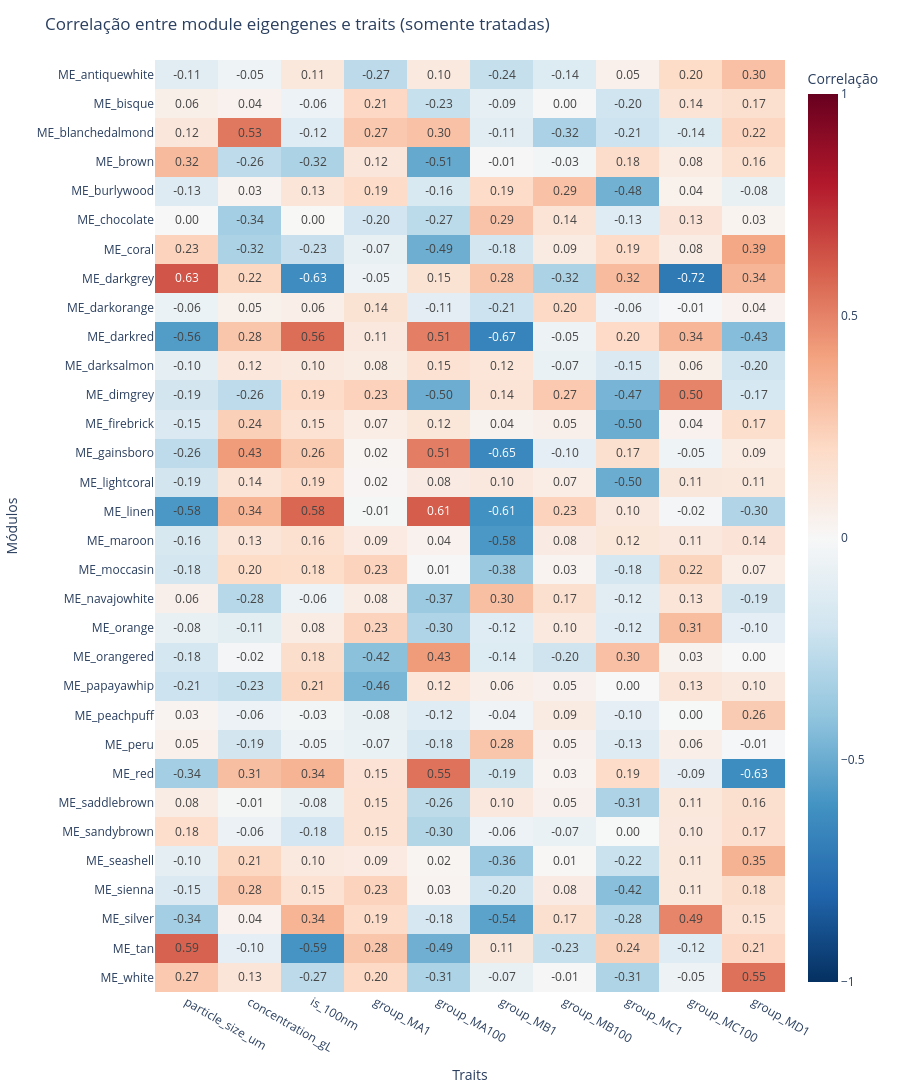

The notebook cell this image was saved under:
### Code cell
fig = px.imshow(
    corr_matrix_treated.astype(float),
    color_continuous_scale="RdBu_r",
    zmin=-1, zmax=1,
    text_auto='.2f',
    aspect="auto",
    labels=dict(x="Traits", y="Módulos", color="Correlação"),
    x=corr_matrix_treated.columns,
    y=corr_matrix_treated.index,
    title="Correlação entre module eigengenes e traits (somente tratadas)"
)

fig.update_layout(
    width=900, height=max(400, 35*len(corr_matrix_treated)),
    margin=dict(l=100, r=20, t=60, b=100),
    xaxis_title="Traits",
    yaxis_title="Módulos"
)

fig.show()

# Salva o heatmap como PNG (requer kaleido: pip install kaleido)
fig.write_image(str(HEATMAP_PATH))
print("Heatmap salvo em:", HEATMAP_PATH)

### Figure 1 — Plotly figure (JSON) as saved in the notebook; plotly's stock layout.template omitted (floating-point values rounded to 4 significant figures; data arrays with more than 128 entries replaced by an {"elided": "..."} marker saying what was removed)
{"data": [{"coloraxis": "coloraxis", "hovertemplate": "Traits: %{x}<br>Módulos: %{y}<br>Correlação: %{z}<extra></extra>", "name": "0", "texttemplate": "%{z:.2f}", "type": "heatmap", "x": ["particle_size_um", "concentration_gL", "is_100nm", "group_MA1", "group_MA100", "group_MB1", "group_MB100", "group_MC1", "group_MC100", "group_MD1"], "xaxis": "x", "y": ["ME_antiquewhite", "ME_bisque", "ME_blanchedalmond", "ME_brown", "ME_burlywood", "ME_chocolate", "ME_coral", "ME_darkgrey", "ME_darkorange", "ME_darkred", "ME_darksalmon", "ME_dimgrey", "ME_firebrick", "ME_gainsboro", "ME_lightcoral", "ME_linen", "ME_maroon", "ME_moccasin", "ME_navajowhite", "ME_orange", "ME_orangered", "ME_papayawhip", "ME_peachpuff", "ME_peru", "ME_red", "ME_saddlebrown", "ME_sandybrown", "ME_seashell", "ME_sienna", "ME_silver", "ME_tan", "ME_white"], "yaxis": "y", "z": {"elided": "32x10 float values"}}], "layout": {"coloraxis": {"cmax": 1, "cmin": -1, "colorbar": {"title": {"text": "Correlação"}}, "colorscale": [[0, "rgb(5,48,97)"], [0.1, "rgb(33,102,172)"], [0.2, "rgb(67,147,195)"], [0.3, "rgb(146,197,222)"], [0.4, "rgb(209,229,240)"], [0.5, "rgb(247,247,247)"], [0.6, "rgb(253,219,199)"], [0.7, "rgb(244,165,130)"], [0.8, "rgb(214,96,77)"], [0.9, "rgb(178,24,43)"], [1, "rgb(103,0,31)"]]}, "height": 1120, "margin": {"b": 100, "l": 100, "r": 20, "t": 60}, "title": {"text": "Correlação entre module eigengenes e traits (somente tratadas)"}, "width": 900, "xaxis": {"anchor": "y", "domain": [0, 1], "title": {"text": "Traits"}}, "yaxis": {"anchor": "x", "autorange": "reversed", "domain": [0, 1], "title": {"text": "Módulos"}}}}
